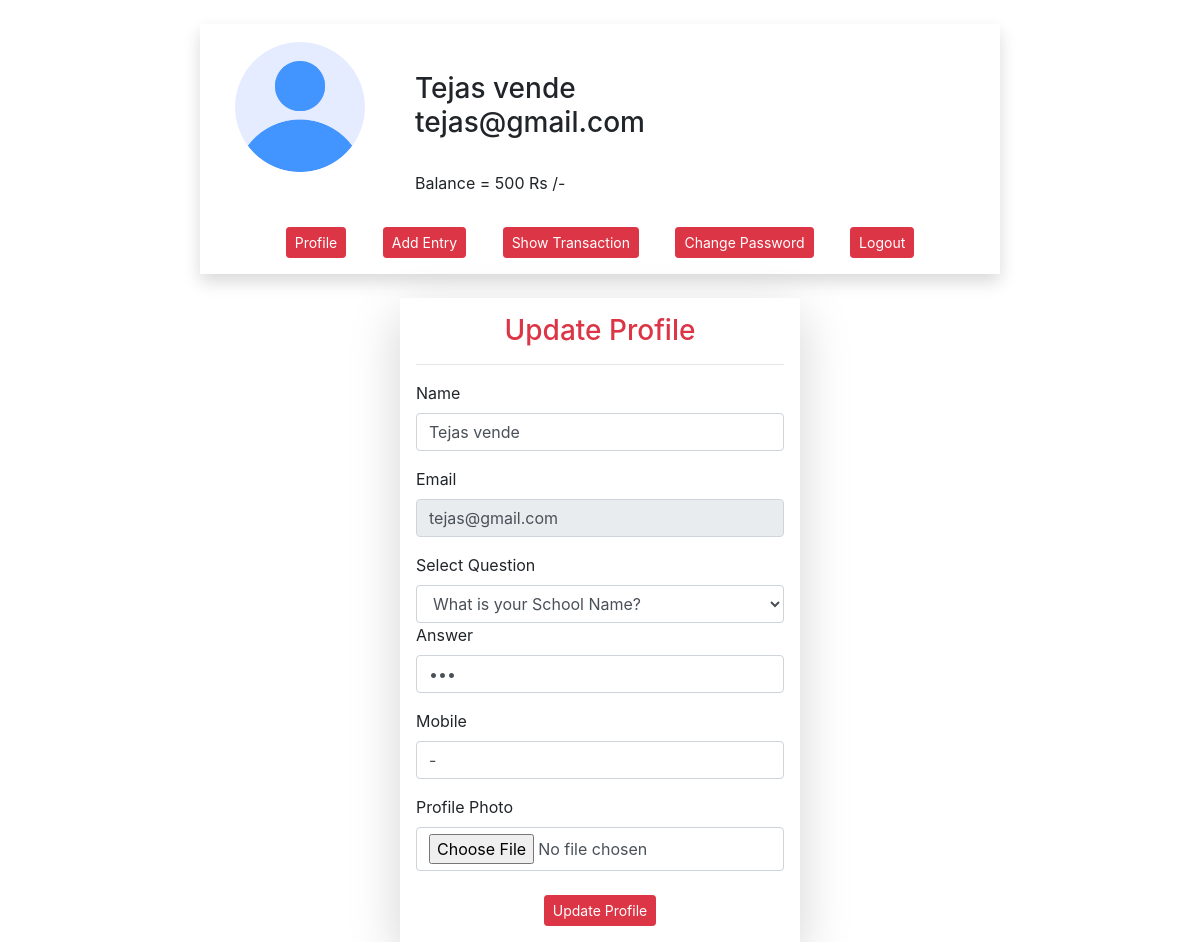
The app's page /profile.php (signed in) with its own data.
### tables this page shows
CREATE TABLE `userdetails` (
  `uid` int(11) NOT NULL,
  `unm` varchar(100) NOT NULL,
  `uemail` varchar(150) NOT NULL,
  `upwd` varchar(50) NOT NULL,
  `uque` varchar(50) NOT NULL,
  `uans` varchar(20) NOT NULL,
  `uphoto` varchar(15) NOT NULL,
  `umb` varchar(30) NOT NULL
);

### session-check.php (called while the page is built, shortened)
<?php session_start();
$cn =mysqli_connect("localhost","root","","expensetracker");
    if(!isset( $_SESSION['id']))
    {
        echo "<script>
        window.location.href='index.php';
        </script>";
    }
    else
    {
        $id =$_SESSION['id'];
        $qcu = "SELECT * FROM userdetails WHERE uid = $id";
        $resultU=mysqli_query($cn,$qcu);
        $dataU=mysqli_fetch_assoc($resultU);
    }
?>

### profile.php (the view, shortened to what this page needs)
<?php include 'session-check.php';
?>
<!DOCTYPE html>
<html lang="en">
<head>
    <link rel="stylesheet" href="css/bootstrap.css">
    <link
    rel="stylesheet"
    href="https://cdnjs.cloudflare.com/ajax/libs/animate.css/4.1.1/animate.min.css"
  />
</head>
<body class="">
   <?php  include 'header.php';?>
        <div class="col-md-4 mx-auto p-3 bg-white shadow-lg ">
    <h3 class="text-center text-danger  animate__animated animate__flash">
                    Update Profile
                </h3>
                <hr>
                <form action="profile.php" method="post" enctype="multipart/form-data">
                <label>Name </label>
    <input type="text" name="nm" placeholder="eg. ajinkya"
    class="form-control mb-3" required value="<?php echo $dataU['unm']?>">
    <label>Email </label>
    <input type="email" name="em" placeholder="eg. ram@gmail.com"
    class="form-control mb-3" required readonly value="<?php echo $dataU['uemail'];?>">
    <label>Select Question </label>
    <select name="que" class="form-control" required>
        <option value="What is your School Name" <?php if($dataU['uque']=="What is your School Name") { echo 'selected';}?> >
            What is your School Name?
        </option>
    </select>
    <label>Answer </label>
    <input type="password" name="ans" placeholder="Answer"
    class="form-control mb-3" required value="<?php echo $dataU['uans']?>">
    <label>Mobile </label>
    <input type="text" name="mob" placeholder="9865789545"
    class="form-control mb-3" required value="<?php echo $dataU['umb']?>">
    <label>Profile Photo </label>
    <input type="file" name="profile"    class="form-control mb-3" >
    <div class="text-center mt-4">
        <input type="submit" value="Update Profile"
        class="btn btn-sm btn-danger" name="b1">
    </div>
                </form>
        </div>
</body>
</html>

### header.php
<?php
$qCr ="SELECT SUM(tamt) as camt FROM  transactiondetails WHERE uid =$id AND tstatus ='Credit'";
$resultCr= mysqli_query($cn,$qCr);
$datCr = mysqli_fetch_assoc($resultCr);
$credit = $datCr['camt'];
$qEx ="SELECT SUM(tamt) as eamt FROM  transactiondetails WHERE uid =$id AND tstatus ='Expense'";
$resultEx= mysqli_query($cn,$qEx);
$datEx = mysqli_fetch_assoc($resultEx);
$expense = $datEx['eamt'];
$balance = $credit - $expense;
 ?>
<div class="col-md-8 mx-auto bg-white shadow my-4">
        <div class="row">
            <div class="col-md-3 text-center p-3">
<img src="<?php if($dataU['uphoto']=='-'){ echo 'photo/user.png';}
 else { echo $dataU['uphoto'];}?>" alt=""
                width="80%" class="rounded-circle">
            </div>
            <div class="col-md-9 pt-5">
                <h3><?php echo $dataU['unm']?>
                        <br>
                        <?php echo $dataU['uemail']?>
</h3>
    <p>
    <br>
                        Balance = <?php echo $balance;?> Rs /-
    </p>
            </div>
        </div>
        <div class=" text-center p-3">
                <a href="profile.php" class="btn btn-sm btn-danger mx-3">Profile</a>
                <a href="add-credit.php" class="btn btn-sm btn-danger mx-3">Add Entry</a>
                <a href="show-transaction.php" class="btn btn-sm btn-danger mx-3">Show Transaction</a>
                <a href="change-password.php" class="btn btn-sm btn-danger mx-3">Change Password</a>
                <a href="logout.php" class="btn btn-sm btn-danger mx-3">Logout</a>
        </div>
   </div>

### records on screen
userdetails: unm "Tejas vende", uemail "tejas@gmail.com", nm "Tejas vende", em "tejas@gmail.com", que "What is your School Name?", mob "-"

### other values on screen
$balance "500"
